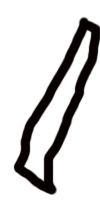
%> input picture NaiveBayes/src/othertestpic/0.jpg, 100 x 200 px
$ octave --eval "result = im_pre_here(imread('othertestpic/0.jpg'));"   (GNU Octave 9; MATLAB toolbox functions it lacks are replaced by stand-ins)
%> lines starting %> are read from the running program, lines starting %| are printed output that depends on the picture
function im_out = im_pre_here(img_in,varargin)
%IM_PRE_HERE - To do some pre-processes for the input images.
%
%   im_out = im_pre_here(img_in)
%   im_out = im_pre_here(img_in,mode)
%
%   Input -
%   img_in: input image;
%   mode: process mode for the image.
%   Output -
%   im_out: image after process.
%
%   Copyright (c) 2018 CHEN Tianyang
%   more info contact: tychen@whu.edu.cn

%%
% parameter check
narginchk(1,2);
nargoutchk(1,1);

% choose mode: gray or bw(default:gray)
mode = 'gray';
if (nargin > 1 && ischar(varargin{end})) && any(strcmpi(varargin{end},{'gray','bw'}))
    mode = varargin{end};
    varargin(end)=[];
end

% number of the left parameters
narg = numel(varargin);
%> narg = 0
if narg~=0
    error('Paremeter input error!');
end

%%
if ~ischar(mode)
    error('Error! The second parameter must be a string.');
end

tpc_row = 28;
tpc_col = 28;
[row,col,c] = size(img_in);
%> row = 200; col = 100; c = 3
if c~=1
    img_in=rgb2gray(img_in);
end
if row~=tpc_row || col~=tpc_col
    img_in = imresize(img_in,[28 28]);
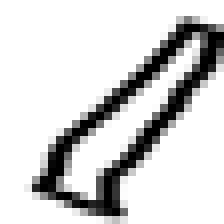
%> img_in: size 28x28 uint8 (shown 8 times larger); min 0, max 255, mean 210.6
end
if strcmp(mode,'gray')||strcmp(mode,'GRAY')
    % % 如果原图是黑底白字的话
    % im_out=im_in;
    % 如果原图是白底黑字的话
    im_out=255-img_in;
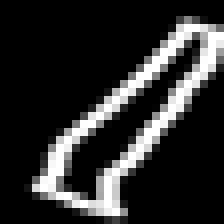
%> im_out: size 28x28 uint8 (shown 8 times larger); min 0, max 255, mean 44.4
elseif strcmp(mode,'bw')||strcmp(mode,'BW')
    % % 如果原图是黑底白字的话
    im_out=imbinarize(img_in);
    % 如果原图是白底黑字的话
%     im_out=~im2bw(im_in);
end

end
%%

$ run again, on NaiveBayes/src/othertestpic/4.jpg
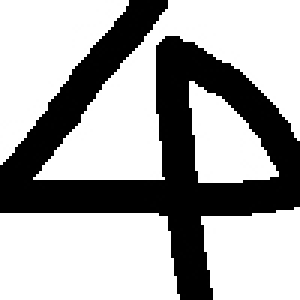
%> input picture NaiveBayes/src/othertestpic/4.jpg, 100 x 100 px (shown 3 times larger)
%> in im_pre_here, `img_in = imresize(img_in,[28 28]);`:
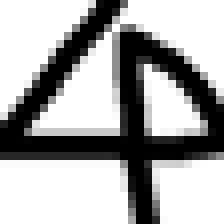
%> img_in: size 28x28 uint8 (shown 8 times larger); min 0, max 255, mean 169.8
%> in im_pre_here, `im_out=255-img_in;`:
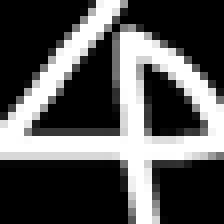
%> im_out: size 28x28 uint8 (shown 8 times larger); min 0, max 255, mean 85.2

$ run again, on NaiveBayes/src/othertestpic/5.jpg
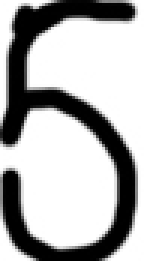
%> input picture NaiveBayes/src/othertestpic/5.jpg, 48 x 87 px (shown 3 times larger)
%> in im_pre_here, `img_in = imresize(img_in,[28 28]);`:
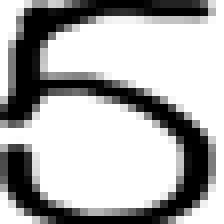
%> img_in: size 28x28 uint8 (shown 8 times larger); min 0, max 255, mean 175
%> in im_pre_here, `im_out=255-img_in;`:
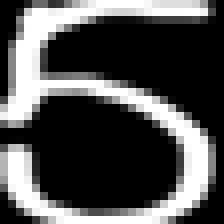
%> im_out: size 28x28 uint8 (shown 8 times larger); min 0, max 255, mean 80
